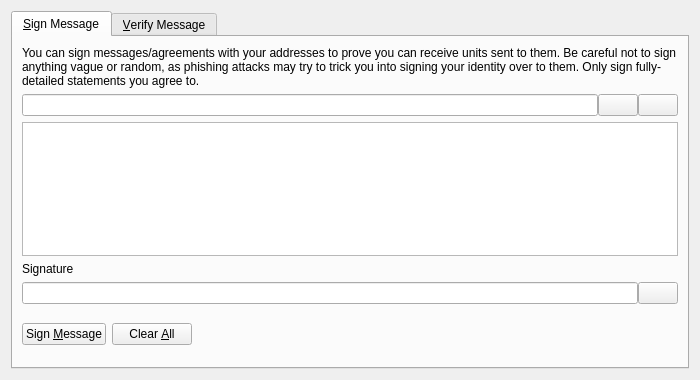
<?xml version="1.0" encoding="UTF-8"?>
<ui version="4.0">
 <class>SignVerifyMessageDialog</class>
 <widget class="QDialog" name="SignVerifyMessageDialog">
  <property name="geometry">
   <rect>
    <x>0</x>
    <y>0</y>
    <width>700</width>
    <height>380</height>
   </rect>
  </property>
  <property name="windowTitle">
   <string>Signatures - Sign / Verify a Message</string>
  </property>
  <property name="modal">
   <bool>true</bool>
  </property>
  <layout class="QVBoxLayout" name="verticalLayout">
   <item>
    <widget class="QTabWidget" name="tabWidget">
     <property name="currentIndex">
      <number>0</number>
     </property>
     <widget class="QWidget" name="tabSignMessage">
      <attribute name="title">
       <string>&amp;Sign Message</string>
      </attribute>
      <layout class="QVBoxLayout" name="verticalLayout_SM">
       <item>
        <widget class="QLabel" name="infoLabel_SM">
         <property name="text">
          <string>You can sign messages/agreements with your addresses to prove you can receive units sent to them. Be careful not to sign anything vague or random, as phishing attacks may try to trick you into signing your identity over to them. Only sign fully-detailed statements you agree to.</string>
         </property>
         <property name="textFormat">
          <enum>Qt::PlainText</enum>
         </property>
         <property name="wordWrap">
          <bool>true</bool>
         </property>
        </widget>
       </item>
       <item>
        <layout class="QHBoxLayout" name="horizontalLayout_1_SM">
         <property name="spacing">
          <number>0</number>
         </property>
         <item>
          <widget class="QValidatedLineEdit" name="addressIn_SM">
           <property name="toolTip">
            <string>The Unit address to sign the message with</string>
           </property>
          </widget>
         </item>
         <item>
          <widget class="QPushButton" name="addressBookButton_SM">
           <property name="toolTip">
            <string>Choose previously used address</string>
           </property>
           <property name="text">
            <string/>
           </property>
           <property name="icon">
            <iconset resource="../bitcoin.qrc">
             <normaloff>:/icons/address-book</normaloff>:/icons/address-book</iconset>
           </property>
           <property name="shortcut">
            <string>Alt+A</string>
           </property>
           <property name="autoDefault">
            <bool>false</bool>
           </property>
          </widget>
         </item>
         <item>
          <widget class="QPushButton" name="pasteButton_SM">
           <property name="toolTip">
            <string>Paste address from clipboard</string>
           </property>
           <property name="text">
            <string/>
           </property>
           <property name="icon">
            <iconset resource="../bitcoin.qrc">
             <normaloff>:/icons/editpaste</normaloff>:/icons/editpaste</iconset>
           </property>
           <property name="shortcut">
            <string>Alt+P</string>
           </property>
           <property name="autoDefault">
            <bool>false</bool>
           </property>
          </widget>
         </item>
        </layout>
       </item>
       <item>
        <widget class="QPlainTextEdit" name="messageIn_SM">
         <property name="toolTip">
          <string>Enter the message you want to sign here</string>
         </property>
        </widget>
       </item>
       <item>
        <widget class="QLabel" name="signatureLabel_SM">
         <property name="text">
          <string>Signature</string>
         </property>
         <property name="textFormat">
          <enum>Qt::PlainText</enum>
         </property>
        </widget>
       </item>
       <item>
        <layout class="QHBoxLayout" name="horizontalLayout_2_SM">
         <property name="spacing">
          <number>0</number>
         </property>
         <item>
          <widget class="QLineEdit" name="signatureOut_SM">
           <property name="font">
            <font>
             <italic>true</italic>
            </font>
           </property>
           <property name="readOnly">
            <bool>true</bool>
           </property>
          </widget>
         </item>
         <item>
          <widget class="QPushButton" name="copySignatureButton_SM">
           <property name="toolTip">
            <string>Copy the current signature to the system clipboard</string>
           </property>
           <property name="text">
            <string/>
           </property>
           <property name="icon">
            <iconset resource="../bitcoin.qrc">
             <normaloff>:/icons/editcopy</normaloff>:/icons/editcopy</iconset>
           </property>
           <property name="autoDefault">
            <bool>false</bool>
           </property>
          </widget>
         </item>
        </layout>
       </item>
       <item>
        <layout class="QHBoxLayout" name="horizontalLayout_3_SM">
         <item>
          <widget class="QPushButton" name="signMessageButton_SM">
           <property name="toolTip">
            <string>Sign the message to prove you own this Unit address</string>
           </property>
           <property name="text">
            <string>Sign &amp;Message</string>
           </property>
           <property name="icon">
            <iconset resource="../bitcoin.qrc">
             <normaloff>:/icons/edit</normaloff>:/icons/edit</iconset>
           </property>
           <property name="autoDefault">
            <bool>false</bool>
           </property>
          </widget>
         </item>
         <item>
          <widget class="QPushButton" name="clearButton_SM">
           <property name="toolTip">
            <string>Reset all sign message fields</string>
           </property>
           <property name="text">
            <string>Clear &amp;All</string>
           </property>
           <property name="icon">
            <iconset resource="../bitcoin.qrc">
             <normaloff>:/icons/remove</normaloff>:/icons/remove</iconset>
           </property>
           <property name="autoDefault">
            <bool>false</bool>
           </property>
          </widget>
         </item>
         <item>
          <spacer name="horizontalSpacer_1_SM">
           <property name="orientation">
            <enum>Qt::Horizontal</enum>
           </property>
           <property name="sizeHint" stdset="0">
            <size>
             <width>40</width>
             <height>48</height>
            </size>
           </property>
          </spacer>
         </item>
         <item>
          <widget class="QLabel" name="statusLabel_SM">
           <property name="font">
            <font>
             <weight>75</weight>
             <bold>true</bold>
            </font>
           </property>
           <property name="text">
            <string/>
           </property>
           <property name="wordWrap">
            <bool>true</bool>
           </property>
          </widget>
         </item>
         <item>
          <spacer name="horizontalSpacer_2_SM">
           <property name="orientation">
            <enum>Qt::Horizontal</enum>
           </property>
           <property name="sizeHint" stdset="0">
            <size>
             <width>40</width>
             <height>48</height>
            </size>
           </property>
          </spacer>
         </item>
        </layout>
       </item>
      </layout>
     </widget>
     <widget class="QWidget" name="tabVerifyMessage">
      <attribute name="title">
       <string>&amp;Verify Message</string>
      </attribute>
      <layout class="QVBoxLayout" name="verticalLayout_VM">
       <item>
        <widget class="QLabel" name="infoLabel_VM">
         <property name="text">
          <string>Enter the receiver's address, message (ensure you copy line breaks, spaces, tabs, etc. exactly) and signature below to verify the message. Be careful not to read more into the signature than what is in the signed message itself, to avoid being tricked by a man-in-the-middle attack. Note that this only proves the signing party receives with the address, it cannot prove sendership of any transaction!</string>
         </property>
         <property name="textFormat">
          <enum>Qt::PlainText</enum>
         </property>
         <property name="alignment">
          <set>Qt::AlignLeading|Qt::AlignLeft|Qt::AlignTop</set>
         </property>
         <property name="wordWrap">
          <bool>true</bool>
         </property>
        </widget>
       </item>
       <item>
        <layout class="QHBoxLayout" name="horizontalLayout_1_VM">
         <property name="spacing">
          <number>0</number>
         </property>
         <item>
          <widget class="QValidatedLineEdit" name="addressIn_VM">
           <property name="toolTip">
            <string>The Unit address the message was signed with</string>
           </property>
          </widget>
         </item>
         <item>
          <widget class="QPushButton" name="addressBookButton_VM">
           <property name="toolTip">
            <string>Choose previously used address</string>
           </property>
           <property name="text">
            <string/>
           </property>
           <property name="icon">
            <iconset resource="../bitcoin.qrc">
             <normaloff>:/icons/address-book</normaloff>:/icons/address-book</iconset>
           </property>
           <property name="shortcut">
            <string>Alt+A</string>
           </property>
           <property name="autoDefault">
            <bool>false</bool>
           </property>
          </widget>
         </item>
        </layout>
       </item>
       <item>
        <widget class="QPlainTextEdit" name="messageIn_VM"/>
       </item>
       <item>
        <widget class="QValidatedLineEdit" name="signatureIn_VM"/>
       </item>
       <item>
        <layout class="QHBoxLayout" name="horizontalLayout_2_VM">
         <item>
          <widget class="QPushButton" name="verifyMessageButton_VM">
           <property name="toolTip">
            <string>Verify the message to ensure it was signed with the specified Unit address</string>
           </property>
           <property name="text">
            <string>Verify &amp;Message</string>
           </property>
           <property name="icon">
            <iconset resource="../bitcoin.qrc">
             <normaloff>:/icons/transaction_0</normaloff>:/icons/transaction_0</iconset>
           </property>
           <property name="autoDefault">
            <bool>false</bool>
           </property>
          </widget>
         </item>
         <item>
          <widget class="QPushButton" name="clearButton_VM">
           <property name="toolTip">
            <string>Reset all verify message fields</string>
           </property>
           <property name="text">
            <string>Clear &amp;All</string>
           </property>
           <property name="icon">
            <iconset resource="../bitcoin.qrc">
             <normaloff>:/icons/remove</normaloff>:/icons/remove</iconset>
           </property>
           <property name="autoDefault">
            <bool>false</bool>
           </property>
          </widget>
         </item>
         <item>
          <spacer name="horizontalSpacer_1_VM">
           <property name="orientation">
            <enum>Qt::Horizontal</enum>
           </property>
           <property name="sizeHint" stdset="0">
            <size>
             <width>40</width>
             <height>48</height>
            </size>
           </property>
          </spacer>
         </item>
         <item>
          <widget class="QLabel" name="statusLabel_VM">
           <property name="font">
            <font>
             <weight>75</weight>
             <bold>true</bold>
            </font>
           </property>
           <property name="text">
            <string/>
           </property>
           <property name="wordWrap">
            <bool>true</bool>
           </property>
          </widget>
         </item>
         <item>
          <spacer name="horizontalSpacer_2_VM">
           <property name="orientation">
            <enum>Qt::Horizontal</enum>
           </property>
           <property name="sizeHint" stdset="0">
            <size>
             <width>40</width>
             <height>48</height>
            </size>
           </property>
          </spacer>
         </item>
        </layout>
       </item>
      </layout>
     </widget>
    </widget>
   </item>
  </layout>
 </widget>
 <customwidgets>
  <customwidget>
   <class>QValidatedLineEdit</class>
   <extends>QLineEdit</extends>
   <header>qt/qvalidatedlineedit.h</header>
  </customwidget>
 </customwidgets>
 <resources>
  <include location="../bitcoin.qrc"/>
 </resources>
 <connections/>
</ui>
